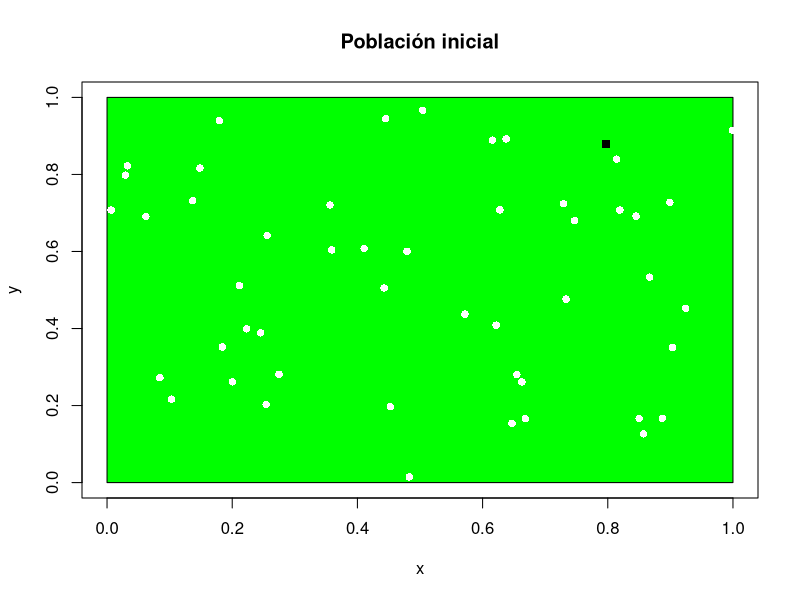
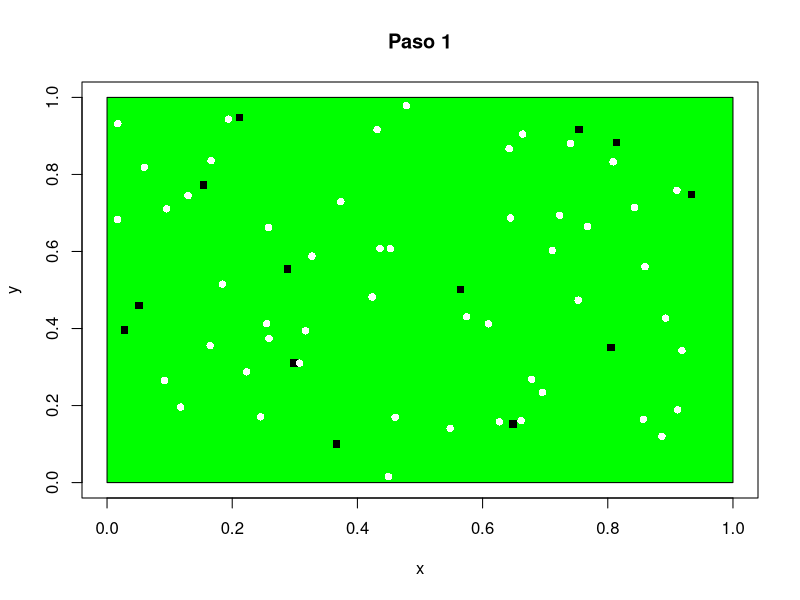
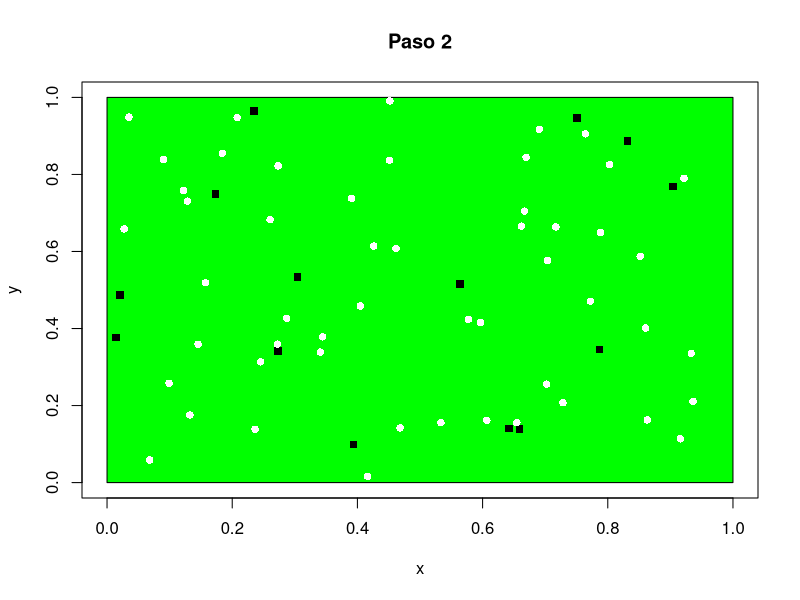
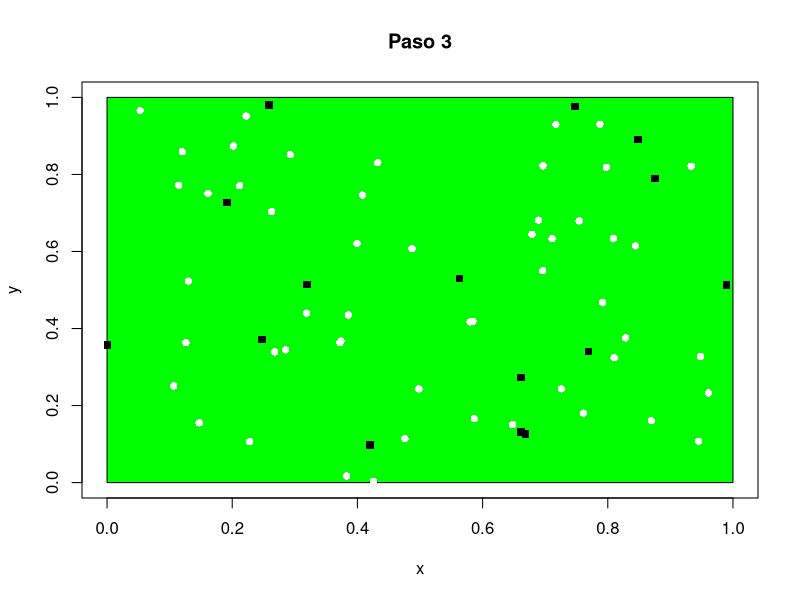
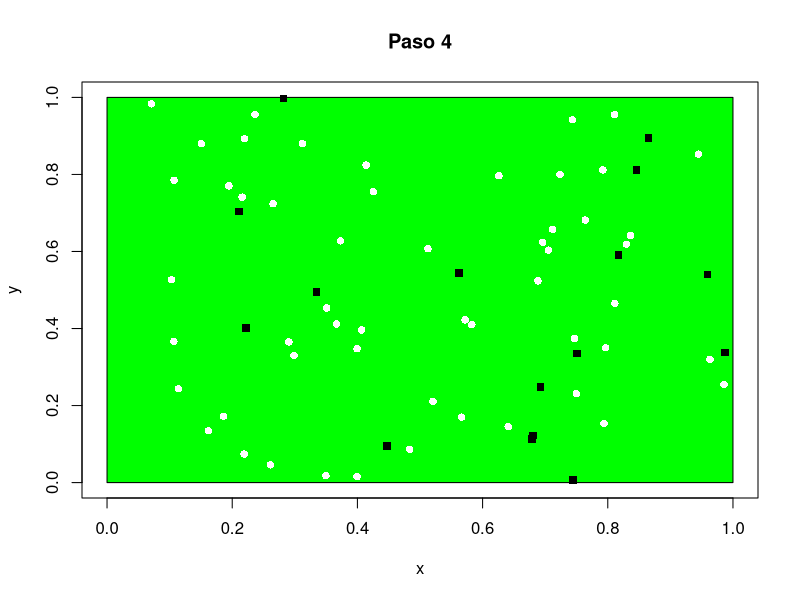
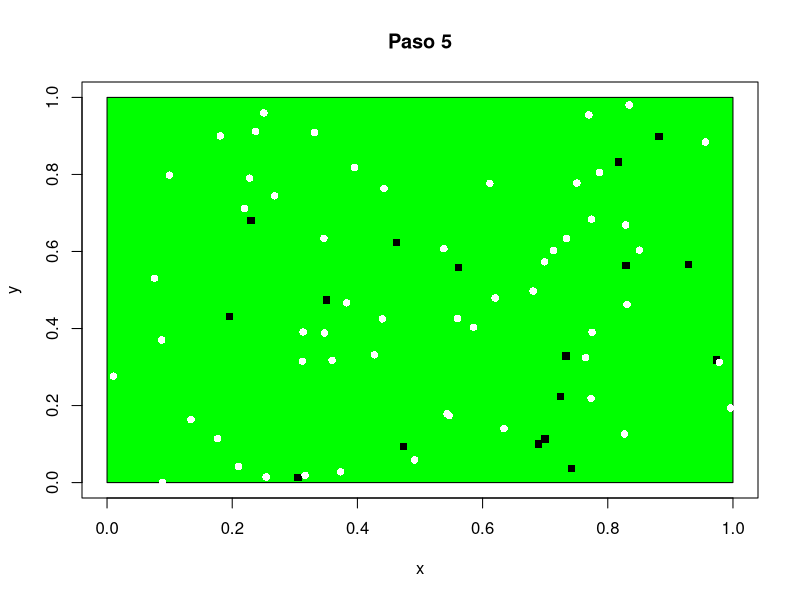
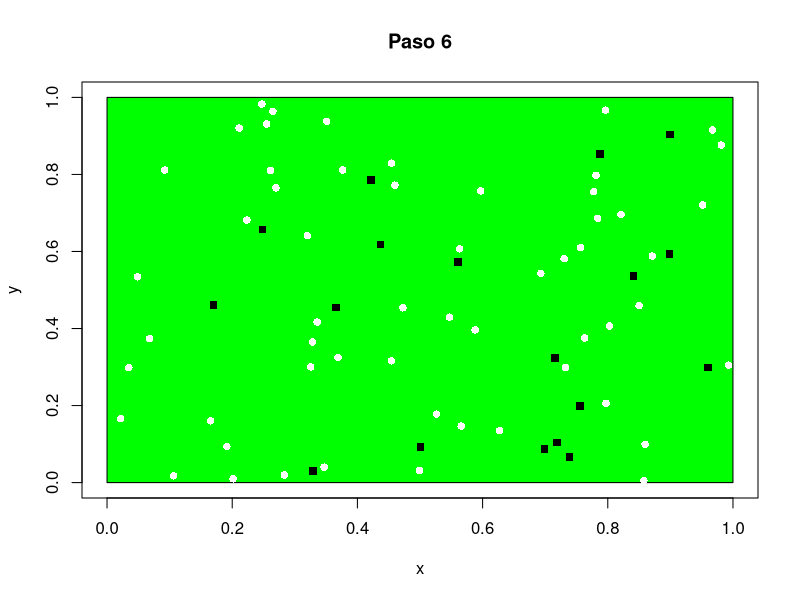
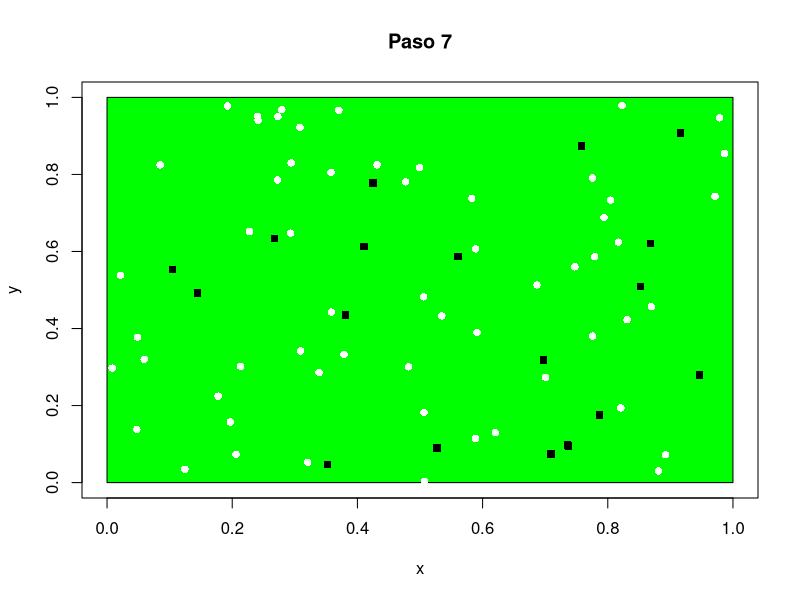

Recreate these plots in R, in order. (Note: this script raises an error after producing the figures.)
# lobos-ovejas version 1.0 

l <- 1 # region
n <- 50 # individuos (ambas especies)

epsilon <- 0 # prob reproduccion lobos
alpha <- 0.08 # prob reproduccion ovejas

gama <- 0.3 # probabilidad muerte lobos
bet <- 0.2 # muerte de ovejas

v <- l/30 # tamano de paso

poblacion <- data.frame(x = double(), y = double(), dx = double(), dy = double(), especie  = character())

plobosi <- numeric() # porcentaje poblacion lobos a lo largo del tiempo
povejasi <- numeric() # porcentaje poblacion ovejas a lo largo del tiempo

# INICIO
for (i in 1:n) {
  e <- "O"
  if ( i == n ) {
    e <- "L"
  } 
  poblacion <- rbind(poblacion, data.frame(x = runif(1, 0, l), y = runif(1, 0, l), dx = runif(1, -v, v), dy = runif(1, -v, v), especie = e))
}

iL <- poblacion[poblacion$especie == "L",]
iO <- poblacion[poblacion$especie == "O",]

tmax <- 60
digitos <- floor(log(tmax, 10)) + 1

#system("rm -f lotka_t*.png")
#system("rm -f por_poblacion_t*.png")

tl <- "0"
while (nchar(tl) < digitos) {
  tl <- paste("0", tl, sep="")
}
png(paste("lotka_t", tl, ".png", sep=""))
plot(l, type="n", xlim=c(0, l), ylim=c(0, l), xlab="x", ylab="y", main="Poblaci\u{F3}n inicial")
rect(0, 0, l, l, col = "green")
if (dim(iL)[1] > 0) {
  points(iL$x, iL$y, pch=15, col="black")
}
if (dim(iO)[1] > 0) {
  points(iO$x, iO$y, pch=16, col="white")
}
graphics.off()

for (tiempo in 1:tmax) {
  plobosi = dim(poblacion[poblacion$especie=="L", ])[1]
  povejasi = dim(poblacion[poblacion$especie=="O", ])[1]
  
  mo = round(bet*plobosi)
  ro = round(alpha*povejasi)
  
  #ml = round(gama*povejasi)
  rl = round(((povejasi - plobosi)*(1/4) / plobosi) + epsilon)
  
  povejasf = povejasi + ro - mo
  plobosf = plobosi + rl
  
  for (i in 1:mo) {
    ovejas = which(poblacion$especie == "O", arr.ind = T)
    quita = sample(ovejas, 1, replace = F)
    poblacion[quita, "x"] = NA
  }
  poblacion <- poblacion[!is.na(poblacion$x), ]
  
  for (i in 1:ro) {
    poblacion <- rbind(poblacion, data.frame(x = runif(1, 0, l), y = runif(1, 0, l), dx = runif(1, -v, v), dy = runif(1, -v, v), especie = "O")) 
  }
  
  if (rl < 0) {
    for (i in 1:(-rl)) {
      lobos = which(poblacion$especie == "L", arr.ind = T)
      quita = sample(lobos, 1, replace = F)
      poblacion[quita, "x"] = NA
    }
  } else {
    for (i in 1:rl) {
      poblacion <- rbind(poblacion, data.frame(x = runif(1, 0, l), y = runif(1, 0, l), 
                                               dx = runif(1, -v, v), dy = runif(1, -v, v), especie = "L")) 
    }
  }
  poblacion <- poblacion[!is.na(poblacion$x), ]
  
  # desplazamiento
  if (dim(poblacion)[1] != 0) {
    for (i in 1:dim(poblacion)[1]) {
      ind <- poblacion[i, ]
      ind$x <- ind$x + ind$dx
      ind$y <- ind$y + ind$dy
      if (ind$x > l) {
        ind$x <- ind$x - l
      }
      if (ind$y > l) {
        ind$y <- ind$y - l
      }
      if (ind$x < 0) {
        ind$x <- ind$x + l
      }
      if (ind$y < 0) {
        ind$y <- ind$y + l
      }
      poblacion[i, ] <- ind
    }
    
    iL <- poblacion[poblacion$especie == "L",]
    iO <- poblacion[poblacion$especie == "O",]
    
    # graficamos...
    tl <- paste(tiempo, "", sep="")
    while (nchar(tl) < digitos) {
      tl <- paste("0", tl, sep="")
    }
    salida <- paste("lotka_t", tl, ".png", sep="")
    paso <- paste("Paso", tiempo)
    png(salida)
    plot(l, type="n", xlim=c(0, l), ylim=c(0, l), xlab="x", ylab="y", main=paso)
    #box("outer", col="green")
    rect(0, 0, l, l, col = "green")
    if (dim(iL)[1] > 0) {
      points(iL$x, iL$y, pch=15, col="black")
    }
    if (dim(iO)[1] > 0) {
      points(iO$x, iO$y, pch=16, col="white")
    }
    graphics.off()
    
    # porcentaje poblaciones
    # total = dim(poblacion[poblacion$especie,])[1]
    
    print(tiempo)
     lobos = dim(iL)[1]
     ovejas = dim(iO)[1]
     print(c(lobos, ovejas))
    # plobos <- c(plobos, 100 * lobos / total)
    # povejas <- c(povejas, 100 * ovejas / total)
    # png(paste("por_poblacion_t", tl, ".png", sep=""), width=600, height=300)
    # plot(1:tiempo, plobos, xlim=c(0, tmax), ylim=c(0, 100), xlab="Tiempo", ylab="Porcentaje poblaci\u{F3}n", col = "red")
    # points(1:tiempo, povejas, xlim=c(0, tmax), ylim=c(0, 100), pch=16, col = "blue")
    # graphics.off()
  }
}

#system("convert -delay 50 -size 300x300 lotka_t*.png -loop 0 lotka.gif")
#system("convert -delay 50 -size 300x300 por_poblacion_t*.png -loop 0 poblacion.gif")

# rect(-0.9, 1.9, -0.5, 1.2, col = "magenta")
#grid(nx = 1000, ny = 1000, col = "chartreuse", lty = "dotted",
#    lwd = par("lwd"), equilogs = TRUE)
